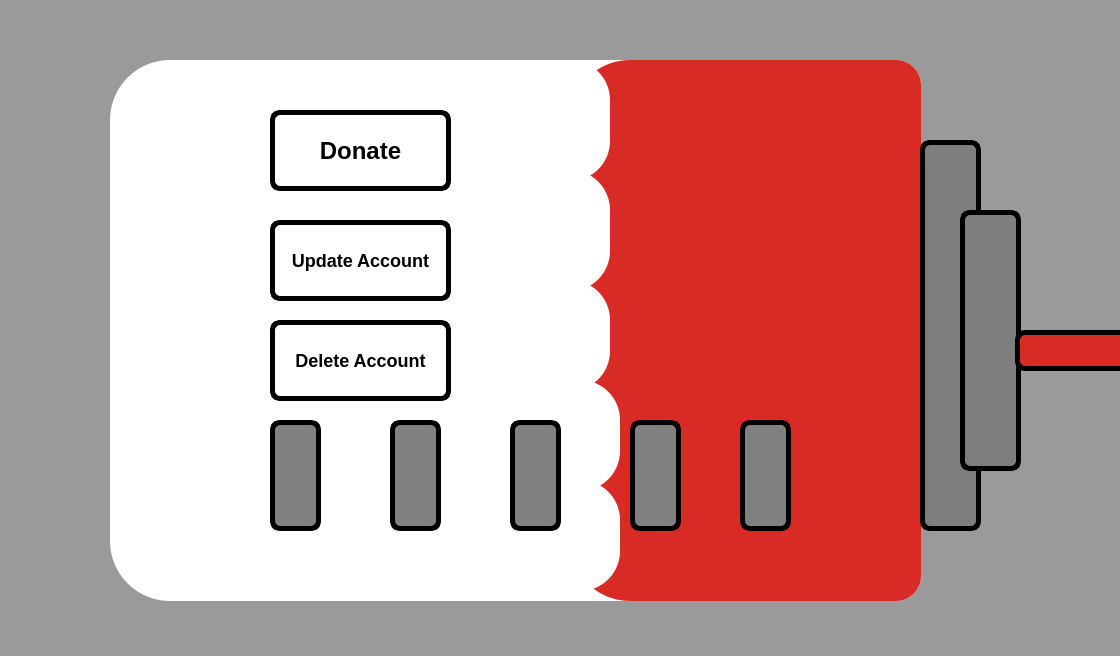
<?xml version="1.0" encoding="UTF-8"?>
<ui version="4.0">
 <class>DonorMainWindow</class>
 <widget class="QDialog" name="DonorMainWindow">
  <property name="geometry">
   <rect>
    <x>0</x>
    <y>0</y>
    <width>1120</width>
    <height>656</height>
   </rect>
  </property>
  <property name="windowTitle">
   <string>Dialog</string>
  </property>
  <property name="styleSheet">
   <string notr="true">#DonorMainWindow{

/*background-color:rgb(102, 102, 102);*/


background-color:rgb(154, 154, 154);
}</string>
  </property>
  <widget class="QGroupBox" name="groupBox">
   <property name="geometry">
    <rect>
     <x>110</x>
     <y>60</y>
     <width>811</width>
     <height>541</height>
    </rect>
   </property>
   <property name="styleSheet">
    <string notr="true">
#groupBox{
background: White;
border-width: 2px;
    border-radius: 60px;
    border-color: beige;
	border-bottom-right-radius:25px;
	 border-top-right-radius: 25px;
    padding: 6px;
}</string>
   </property>
   <property name="title">
    <string/>
   </property>
   <widget class="QGroupBox" name="groupBox_2">
    <property name="geometry">
     <rect>
      <x>160</x>
      <y>360</y>
      <width>51</width>
      <height>111</height>
     </rect>
    </property>
    <property name="styleSheet">
     <string notr="true">#groupBox_2{
background-color: grey;
border-width: 2px;
    border-radius: 10px;
    border-color: beige;
    padding: 6px;
	border: 5px solid black;
}</string>
    </property>
    <property name="title">
     <string/>
    </property>
   </widget>
   <widget class="QGroupBox" name="groupBox_3">
    <property name="geometry">
     <rect>
      <x>280</x>
      <y>360</y>
      <width>51</width>
      <height>111</height>
     </rect>
    </property>
    <property name="styleSheet">
     <string notr="true">#groupBox_3{
background-color: grey;
border-width: 2px;
    border-radius: 10px;
    border-color: beige;
    padding: 6px;
	border: 5px solid black;
}</string>
    </property>
    <property name="title">
     <string/>
    </property>
   </widget>
   <widget class="QGroupBox" name="groupBox_4">
    <property name="geometry">
     <rect>
      <x>400</x>
      <y>360</y>
      <width>51</width>
      <height>111</height>
     </rect>
    </property>
    <property name="styleSheet">
     <string notr="true">#groupBox_4{
background-color: grey;
border-width: 2px;
    border-radius: 10px;
    border-color: beige;
    padding: 6px;
	border: 5px solid black;
}</string>
    </property>
    <property name="title">
     <string/>
    </property>
   </widget>
   <widget class="QGroupBox" name="blood">
    <property name="geometry">
     <rect>
      <x>460</x>
      <y>0</y>
      <width>351</width>
      <height>541</height>
     </rect>
    </property>
    <property name="styleSheet">
     <string notr="true">#blood{
background-color: rgb(217, 43, 37);
border-width: 2px;
    border-radius: 60px;
    border-color: beige;
	border-bottom-right-radius:25px;
	 border-top-right-radius: 25px;
    padding: 6px;
}</string>
    </property>
    <property name="title">
     <string/>
    </property>
    <widget class="QGroupBox" name="groupBox_5">
     <property name="geometry">
      <rect>
       <x>60</x>
       <y>360</y>
       <width>51</width>
       <height>111</height>
      </rect>
     </property>
     <property name="styleSheet">
      <string notr="true">#groupBox_5{
background-color: grey;
border-width: 2px;
    border-radius: 10px;
    border-color: beige;
    padding: 6px;
	border: 5px solid black;
}</string>
     </property>
     <property name="title">
      <string/>
     </property>
    </widget>
    <widget class="QGroupBox" name="groupBox_6">
     <property name="geometry">
      <rect>
       <x>170</x>
       <y>360</y>
       <width>51</width>
       <height>111</height>
      </rect>
     </property>
     <property name="styleSheet">
      <string notr="true">#groupBox_6{
background-color: grey;
border-width: 2px;
    border-radius: 10px;
    border-color: beige;
    padding: 6px;
	border: 5px solid black;
}</string>
     </property>
     <property name="title">
      <string/>
     </property>
    </widget>
    <widget class="QGroupBox" name="groupBox_12">
     <property name="geometry">
      <rect>
       <x>-80</x>
       <y>220</y>
       <width>120</width>
       <height>111</height>
      </rect>
     </property>
     <property name="styleSheet">
      <string notr="true">#groupBox_12{
background-color:white;
border-width: 2px;
    border-radius: 40px;
    border-color: beige;
    padding: 6px;
}</string>
     </property>
     <property name="title">
      <string/>
     </property>
    </widget>
    <widget class="QGroupBox" name="groupBox_11">
     <property name="geometry">
      <rect>
       <x>-80</x>
       <y>0</y>
       <width>120</width>
       <height>121</height>
      </rect>
     </property>
     <property name="styleSheet">
      <string notr="true">#groupBox_11{
background-color:white;
border-width: 2px;
    border-radius: 40px;
    border-color: beige;
    padding: 6px;
}</string>
     </property>
     <property name="title">
      <string/>
     </property>
    </widget>
    <widget class="QGroupBox" name="groupBox_13">
     <property name="geometry">
      <rect>
       <x>-80</x>
       <y>110</y>
       <width>120</width>
       <height>121</height>
      </rect>
     </property>
     <property name="styleSheet">
      <string notr="true">#groupBox_13{
background-color:white;
border-width: 2px;
    border-radius: 40px;
    border-color: beige;
    padding: 6px;
}</string>
     </property>
     <property name="title">
      <string/>
     </property>
    </widget>
    <widget class="QGroupBox" name="groupBox_14">
     <property name="geometry">
      <rect>
       <x>-70</x>
       <y>320</y>
       <width>120</width>
       <height>111</height>
      </rect>
     </property>
     <property name="styleSheet">
      <string notr="true">#groupBox_14{
background-color:white;
border-width: 2px;
    border-radius: 40px;
    border-color: beige;
    padding: 6px;
}</string>
     </property>
     <property name="title">
      <string/>
     </property>
    </widget>
    <widget class="QGroupBox" name="groupBox_15">
     <property name="geometry">
      <rect>
       <x>-70</x>
       <y>420</y>
       <width>120</width>
       <height>111</height>
      </rect>
     </property>
     <property name="styleSheet">
      <string notr="true">#groupBox_15{
background-color:white;
border-width: 2px;
    border-radius: 40px;
    border-color: beige;
    padding: 6px;
}</string>
     </property>
     <property name="title">
      <string/>
     </property>
    </widget>
    <widget class="QLabel" name="label">
     <property name="geometry">
      <rect>
       <x>90</x>
       <y>20</y>
       <width>221</width>
       <height>321</height>
      </rect>
     </property>
     <property name="text">
      <string/>
     </property>
    </widget>
   </widget>
   <widget class="QPushButton" name="pushButton">
    <property name="geometry">
     <rect>
      <x>160</x>
      <y>50</y>
      <width>181</width>
      <height>81</height>
     </rect>
    </property>
    <property name="font">
     <font>
      <pointsize>-1</pointsize>
      <weight>75</weight>
      <italic>false</italic>
      <bold>true</bold>
     </font>
    </property>
    <property name="styleSheet">
     <string notr="true">#pushButton{

background-color: white;
color:black;
    border-width: 2px;
    border-radius: 10px;
    border-color: beige;
    font: bold 24px;
	border: 5px solid black;
    padding: 6px;
}

#pushButton:hover{
background-color: rgb(197, 197, 197);
}</string>
    </property>
    <property name="text">
     <string>Donate</string>
    </property>
   </widget>
   <widget class="QPushButton" name="pushButton_2">
    <property name="geometry">
     <rect>
      <x>160</x>
      <y>160</y>
      <width>181</width>
      <height>81</height>
     </rect>
    </property>
    <property name="font">
     <font>
      <pointsize>-1</pointsize>
      <weight>75</weight>
      <italic>false</italic>
      <bold>true</bold>
     </font>
    </property>
    <property name="styleSheet">
     <string notr="true">#pushButton_2{

background-color: white;
color:black;
    border-width: 2px;
    border-radius: 10px;
    border-color: beige;
    font: bold 18px;
	border: 5px solid black;
    padding: 6px;
}

#pushButton_2:hover{
background-color: rgb(197, 197, 197);
}</string>
    </property>
    <property name="text">
     <string>Update Account</string>
    </property>
   </widget>
   <widget class="QPushButton" name="pushButton_3">
    <property name="geometry">
     <rect>
      <x>160</x>
      <y>260</y>
      <width>181</width>
      <height>81</height>
     </rect>
    </property>
    <property name="font">
     <font>
      <pointsize>-1</pointsize>
      <weight>75</weight>
      <italic>false</italic>
      <bold>true</bold>
     </font>
    </property>
    <property name="styleSheet">
     <string notr="true">#pushButton_3{

background-color: white;
color:black;
    border-width: 2px;
    border-radius: 10px;
    border-color: beige;
    font: bold 18px;
	border: 5px solid black;
    padding: 6px;
}

#pushButton_3:hover{
background-color: rgb(197, 197, 197);
}</string>
    </property>
    <property name="text">
     <string>Delete Account</string>
    </property>
   </widget>
  </widget>
  <widget class="QGroupBox" name="groupBox_7">
   <property name="geometry">
    <rect>
     <x>920</x>
     <y>140</y>
     <width>61</width>
     <height>391</height>
    </rect>
   </property>
   <property name="styleSheet">
    <string notr="true">#groupBox_7{
background-color:rgb(126, 126, 126);
border-width: 2px;
    border-radius: 10px;

border: 5px solid black;
    padding: 6px;
}</string>
   </property>
   <property name="title">
    <string/>
   </property>
  </widget>
  <widget class="QGroupBox" name="groupBox_8">
   <property name="geometry">
    <rect>
     <x>960</x>
     <y>210</y>
     <width>61</width>
     <height>261</height>
    </rect>
   </property>
   <property name="styleSheet">
    <string notr="true">#groupBox_8{
background-color:rgb(126, 126, 126);
border-width: 2px;
    border-radius: 10px;
	border: 5px solid black;
    padding: 6px;
}</string>
   </property>
   <property name="title">
    <string/>
   </property>
  </widget>
  <widget class="QGroupBox" name="groupBox_9">
   <property name="geometry">
    <rect>
     <x>1015</x>
     <y>330</y>
     <width>120</width>
     <height>41</height>
    </rect>
   </property>
   <property name="styleSheet">
    <string notr="true">#groupBox_9{


background-color: rgb(217, 43, 37);
border-width: 2px;
    border-radius: 10px;
    border-color: beige;
    padding: 6px;
	border: 5px solid black;

}</string>
   </property>
   <property name="title">
    <string/>
   </property>
  </widget>
 </widget>
 <resources/>
 <connections/>
</ui>
